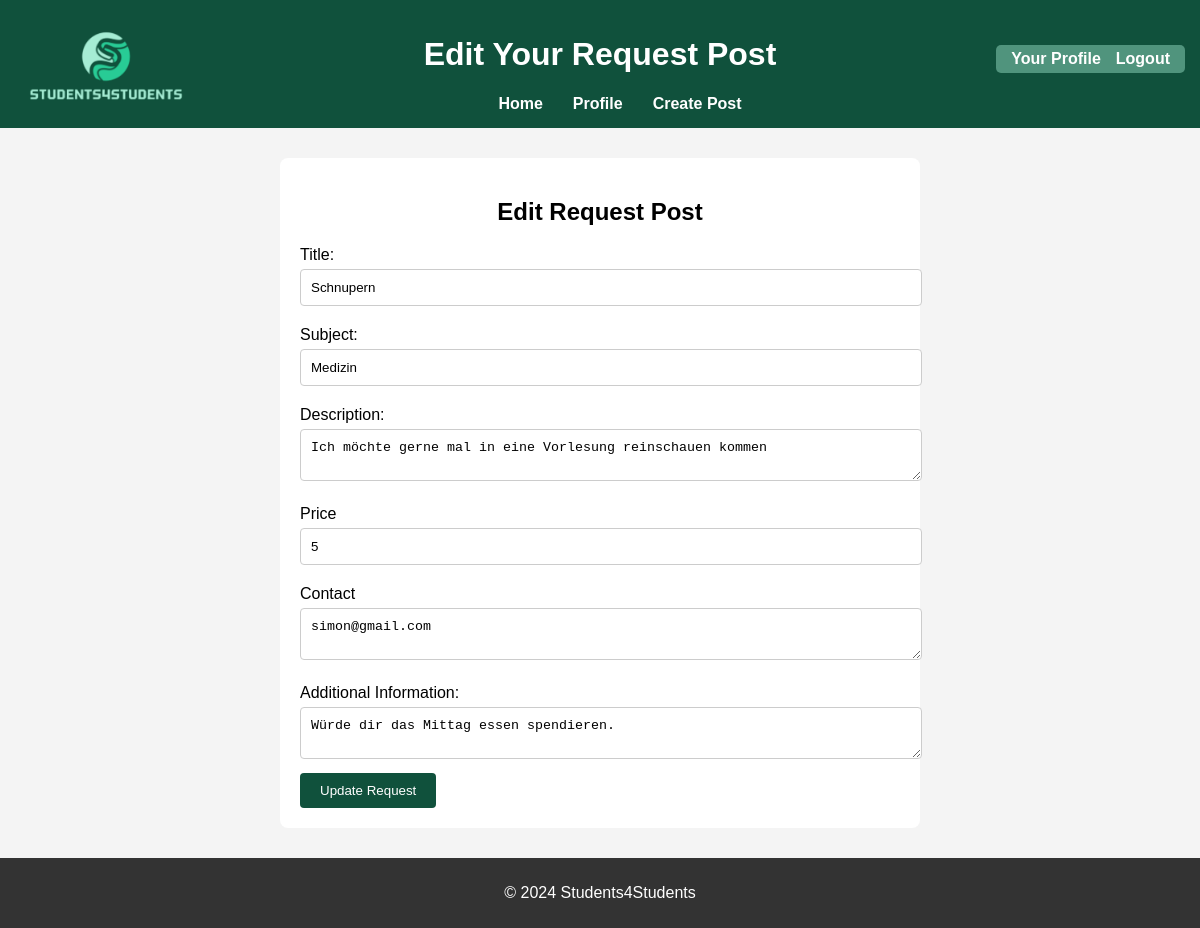
Page /edit_request/1 (signed in) on the committed database.
### app.py (models this page shows, shortened)
class RequestPost(db.Model):
    id = db.Column(db.Integer, primary_key=True)
    title = db.Column(db.String(100), nullable=False)
    description = db.Column(db.String(200), nullable=False)
    subject = db.Column(db.String(100), nullable=False)
    price = db.Column(db.String(100), nullable=False)
    additional_information = db.Column(db.String(200), nullable=True)
    contact =db.Column(db.String(100), nullable = False)
    user_id = db.Column(db.Integer, db.ForeignKey('user.id'), nullable=False)
    user = db.relationship('User', backref=db.backref('requests', lazy=True))

### app.py (the view, shortened to what this page needs)
@app.route('/edit_request/<int:request_id>', methods=['GET', 'POST'])
@login_required
def edit_request(request_id):
    request_post = RequestPost.query.get_or_404(request_id)
    if request_post.user != current_user:
        abort(403) # Unauthorized access
    return render_template('edit_request.html', request_post=request_post)

### app.py (called while the page is built)
@login_manager.user_loader
def load_user(user_id):
    return User.query.get(int(user_id))

### templates/edit_request.html (shortened to what this page needs)
<!DOCTYPE html>
<html lang="en">
<head>
    <link rel="stylesheet" href="{{ url_for('static', filename='style.css') }}">
</head>
<body>
    <header>
        <a href="/">
            <img src="{{ url_for('static', filename='images/logo.png') }}" alt="Website Logo" id="logo">
        </a>
        <h1>Edit Your Request Post</h1>
        <nav>
            <ul>
                <li><a href="/">Home</a></li>
                <li><a href="/profile">Profile</a></li>
                <li><a href="/createpost">Create Post</a></li>
            </ul>
        </nav>
        <section class="auth-links">
            {% if current_user.is_authenticated %}
                <a href="/profile">Your Profile</a>
                <a href="{{ url_for('logout') }}">Logout</a>
            {% else %}
                <a href="{{ url_for('login') }}">Login</a>
                <a href="{{ url_for('register') }}">Register</a>
            {% endif %}
        </section>
    </header>
    <main>
        <form method="POST" action="{{ url_for('edit_request', request_id=request_post.id) }}">
            <h2>Edit Request Post</h2>
            <label for="title">Title:</label>
            <input type="text" id="title" name="title" value="{{ request_post.title }}" required>
            <label for="subject">Subject:</label>
            <input type="text" id="subject" name="subject" value="{{ request_post.subject }}" required>
            <label for="description">Description:</label>
            <textarea id="description" name="description" required>{{ request_post.description }}</textarea>
            <label for="price">Price</label>
            <input id="price" name="price" value="{{ request_post.price }}" required>
            <label for="contact">Contact</label>
            <textarea id="contact" name="contact" required>{{ request_post.contact }}</textarea>
            <label for="additional_information">Additional Information:</label>
            <textarea id="additional_information" name="additional_information">{{ request_post.additional_information }}</textarea>
            <button type="submit">Update Request</button>
        </form>
    </main>
    <footer>
        <p>&copy; 2024 Students4Students</p>
    </footer>
</body>
</html>

### static/style.css (style rules this page uses)
body { font-family: Arial, sans-serif; background-color: #f4f4f4; margin: 0; padding: 0; display: flex; flex-direction: column; min-height: 100vh; }
header { background-color: #10513c; color: white; text-align: center; padding: 15px; position: relative; }
nav { display: flex; justify-content: center; align-items: center; width: 100%; }
nav ul { list-style-type: none; display: flex; gap: 30px; margin: 0; justify-content: center; align-items: center; text-align: center; }
nav ul li { margin: 0; }
nav ul li a { text-decoration: none; color: #fff; font-weight: bold; text-align: center; }
.auth-links { display: flex; gap: 15px; background-color: #50947d; position: absolute; padding: 5px 15px; border-radius: 5px; margin-left: auto; right: 15px; top: 15px; }
.auth-links a { color: white; text-decoration: none; font-weight: bold; display: inline-block; transition: transform 0.3s ease; }
main { flex: 1; }
footer { text-align: center; padding: 10px; background-color: #333; color: white; }
section { text-align: center; background-color: #fff; max-width: 620px; border-radius: 8px; margin: 30px auto; padding: 10px; }
form { max-width: 600px; margin: 30px auto; padding: 20px; background-color: #fff; border-radius: 8px; }
form label { display: block; margin: 10px 0 5px; }
form input, form textarea { width: 100%; padding: 10px; margin-bottom: 10px; border: 1px solid #ccc; border-radius: 4px; }
form button { max-width: 600px; padding: 10px 20px; background-color: #10513c; color: white; border: none; border-radius: 4px; cursor: pointer; }
h2 { text-align: center; }
header img { max-height: 80px; object-fit: contain; position: absolute; top: 25px; left: 25px; }

### rows in the picture
RequestPost: title "Schnupern", subject "Medizin", description "Ich möchte gerne mal in eine Vorlesung reinschauen kommen", price "5", contact "simon@gmail.com", additional_information "Würde dir das Mittag essen spendieren."
